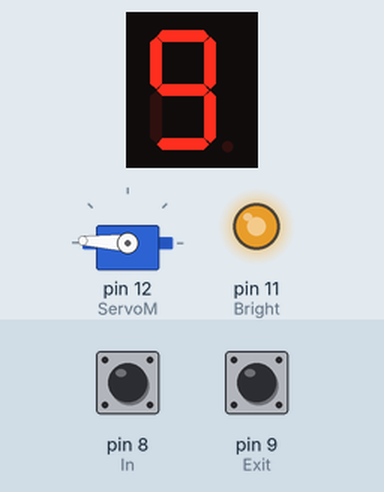
A sketch run on a simulated Arduino Uno, built with avr-gcc and run on an emulated ATmega328P. Shown: 1-digit seven-segment display, servo, output pins drawn as LEDs (lit = HIGH). Wiring (inferred from the names in the program): 1-digit 7-segment display, segments lit when LOW: segments pin 6, pin 5, pin 4, pin 3, pin 2, pin 1, pin 0. The inputs (shaded band) are chosen by the test bench; at power-on: pin 8 (In) HIGH, pin 9 (Exit) HIGH. The segment pins are drawn as the display they are named for; pins used as bus, display or sensor lines are not drawn.

Above: at 1.2 s.
1.3 s: pin 8 (In) pulled LOW for 3.2 s
At 5.1 s:
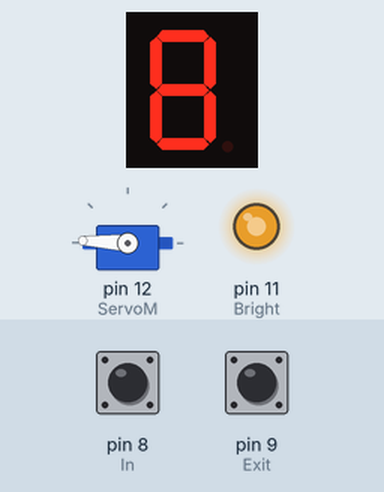
7.5 s: pin 9 (Exit) pulled LOW for 0.15 s
At 8.7 s:
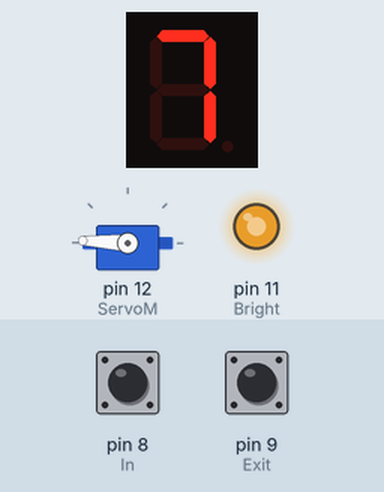
10.6 s: pin 9 (Exit) pulled LOW for 1 s
At 14.4 s:
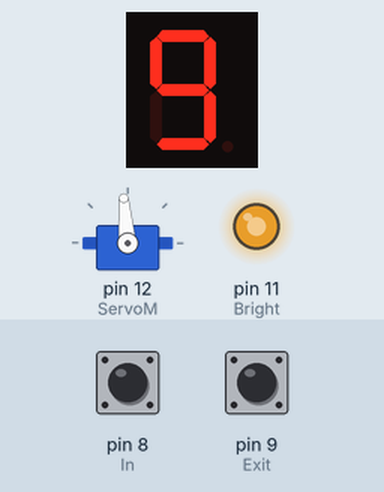
14.6 s: pin 8 (In) pulled LOW for 0.15 s
At 18.4 s:
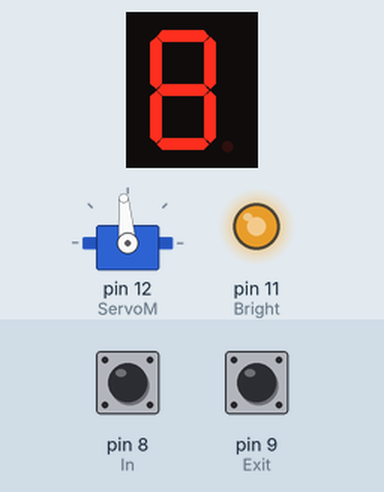
Timing chart, 0 to 18.7 s (numbered marks = the images above; inputs shaded):
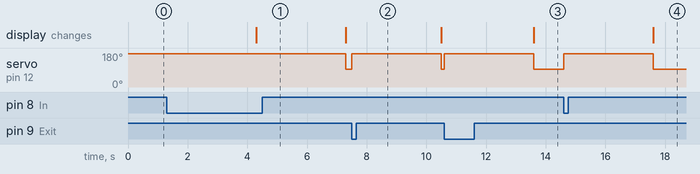

Measured:
- after the input at 1.3 s, servo on pin 12 (ServoM): 177° → 95° after 6.0 s; the display: changes after 3.0 s (image 1)
- after the input at 7.5 s, servo on pin 12 (ServoM): 95° → 177° at once, → 95° 3.0 s later
- after the input at 10.6 s, servo on pin 12 (ServoM): 95° → 177° at once, → 95° 3.0 s later; the display: changes after 3.0 s (image 3)
- after the input at 14.6 s, servo on pin 12 (ServoM): 95° → 177° at once, → 95° 3.0 s later; the display: changes after 3.0 s (image 4)

The sketch:

estacionamiento.ino
```cpp
#include <Servo.h>
Servo myservo;

#define ServoM    12
#define Bright    11
#define Exit      9
#define In        8

#define BarLow    177
#define BarUp     95
#define CAPACITY  9
#define INTEN     80

#define  segA  0
#define  segB  1
#define  segC  2
#define  segD  3
#define  segE  4
#define  segF  5
#define  segG  6

byte segments[10] = {

B1111110,B0110000,B1101101,B1111001,B0110011,B1011011,B1011111,B1110000,B1111111,B1111011

};

void setup(){
  myservo.attach(ServoM);
  pinMode(Exit, INPUT);
  pinMode(In, INPUT);
  digitalWrite(Exit, HIGH);
  digitalWrite(In, HIGH);
  pinMode(segA,OUTPUT);
  pinMode(segB,OUTPUT);
  pinMode(segC,OUTPUT);
  pinMode(segD,OUTPUT);
  pinMode(segE,OUTPUT);
  pinMode(segF,OUTPUT);
  pinMode(segG,OUTPUT);
  pinMode(Bright,OUTPUT);
  analogWrite(Bright,255*INTEN/100);

  myservo.write(BarLow);

}
int  Available= 9;

void loop(){
Display(Available);
if(digitalRead(In)==0)
{
  if(Available > 0 && Available < 10){
    Available--;
    myservo.write(BarLow);
    delay(3000);
    myservo.write( BarUp);
    }
  }
if(digitalRead(Exit)==0)
{
  if(Available != CAPACITY){
    Available++;
    myservo.write(BarLow);
    delay(3000);
    myservo.write(BarUp);
    }
  }
}
void Display(int number){
byte segs =  ~segments[number];
digitalWrite(segA, bitRead(segs, 0) );
digitalWrite(segB, bitRead(segs, 1) );
digitalWrite(segC, bitRead(segs, 2) );
digitalWrite(segD, bitRead(segs, 3) );
digitalWrite(segE, bitRead(segs, 4) );
digitalWrite(segF, bitRead(segs, 5) );
digitalWrite(segG, bitRead(segs, 6) );
}
```
